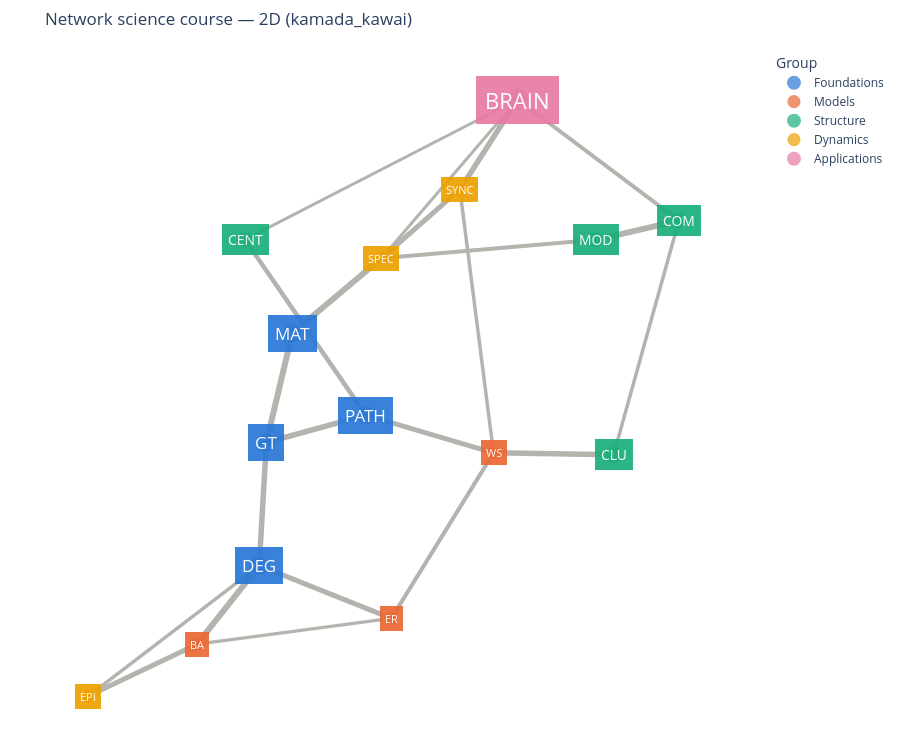
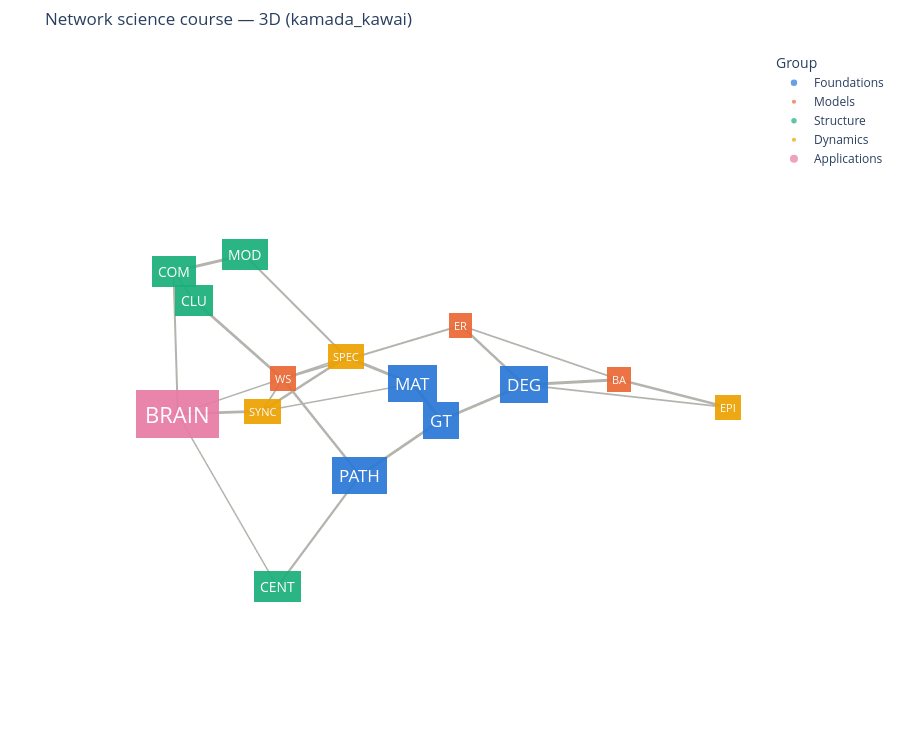

These figures' notebook cell, in order:
### Code cell
# ================= CELL 4 — BUILD EVERYTHING =================
os.makedirs(OUT_DIR, exist_ok=True)
G = build_graph(NODES, EDGES)
cmap = group_colors(G)
pos2, pos3 = compute_layout(G, 2), compute_layout(G, 3)
print(f"{G.number_of_nodes()} nodes, {G.number_of_edges()} edges, "
      f"{nx.number_connected_components(G)} component(s)")
print(f"Layout fit r(target, drawn distance):  2D = {layout_fit(G, pos2):.3f}   3D = {layout_fit(G, pos3):.3f}")

# 1) pyvis 2D (live physics)
f_pv = pyvis_2d(G, pos2, cmap, os.path.join(OUT_DIR, "network_pyvis_2d.html"))
display(IFrame(f_pv, width="100%", height=PLOT_HEIGHT + 30))

# 2) Plotly 2D
fig2 = plotly_fig(G, pos2, cmap, 2)
fig2.write_html(os.path.join(OUT_DIR, "network_plotly_2d.html"), include_plotlyjs=True)
fig2.show()

# 3) Plotly 3D
fig3 = plotly_fig(G, pos3, cmap, 3)
fig3.write_html(os.path.join(OUT_DIR, "network_plotly_3d.html"), include_plotlyjs=True)
fig3.show()
print("Saved to", os.path.abspath(OUT_DIR))

### Figure 1 — Plotly figure (JSON) as saved in the notebook; plotly's stock layout.template omitted (floating-point values rounded to 4 significant figures)
{"data": [{"hoverinfo": "skip", "line": {"color": "#b4b4ae", "width": 6}, "mode": "lines", "showlegend": false, "type": "scatter", "x": [-0.4051, -0.32], "y": [-0.168, 0.1906]}, {"hoverinfo": "skip", "line": {"color": "#b4b4ae", "width": 5.5}, "mode": "lines", "showlegend": false, "type": "scatter", "x": [-0.4051, -0.4284], "y": [-0.168, -0.5721]}, {"hoverinfo": "skip", "line": {"color": "#b4b4ae", "width": 5.5}, "mode": "lines", "showlegend": false, "type": "scatter", "x": [-0.4051, -0.07845], "y": [-0.168, -0.07813]}, {"hoverinfo": "skip", "line": {"color": "#b4b4ae", "width": 6}, "mode": "lines", "showlegend": false, "type": "scatter", "x": [-0.32, -0.02725], "y": [0.1906, 0.4367]}, {"hoverinfo": "skip", "line": {"color": "#b4b4ae", "width": 3}, "mode": "lines", "showlegend": false, "type": "scatter", "x": [-0.32, 0.2301], "y": [0.1906, 0.6627]}, {"hoverinfo": "skip", "line": {"color": "#b4b4ae", "width": 5}, "mode": "lines", "showlegend": false, "type": "scatter", "x": [-0.4284, 0.005091], "y": [-0.5721, -0.7452]}, {"hoverinfo": "skip", "line": {"color": "#b4b4ae", "width": 6}, "mode": "lines", "showlegend": false, "type": "scatter", "x": [-0.4284, -0.6325], "y": [-0.5721, -0.8297]}, {"hoverinfo": "skip", "line": {"color": "#b4b4ae", "width": 3.5}, "mode": "lines", "showlegend": false, "type": "scatter", "x": [-0.4284, -0.9892], "y": [-0.5721, -1.0]}, {"hoverinfo": "skip", "line": {"color": "#b4b4ae", "width": 5}, "mode": "lines", "showlegend": false, "type": "scatter", "x": [-0.07845, 0.3405], "y": [-0.07813, -0.2019]}, {"hoverinfo": "skip", "line": {"color": "#b4b4ae", "width": 4.5}, "mode": "lines", "showlegend": false, "type": "scatter", "x": [-0.07845, -0.4749], "y": [-0.07813, 0.4978]}, {"hoverinfo": "skip", "line": {"color": "#b4b4ae", "width": 4}, "mode": "lines", "showlegend": false, "type": "scatter", "x": [0.005091, 0.3405], "y": [-0.7452, -0.2019]}, {"hoverinfo": "skip", "line": {"color": "#b4b4ae", "width": 3.5}, "mode": "lines", "showlegend": false, "type": "scatter", "x": [0.005091, -0.6325], "y": [-0.7452, -0.8297]}, {"hoverinfo": "skip", "line": {"color": "#b4b4ae", "width": 5.5}, "mode": "lines", "showlegend": false, "type": "scatter", "x": [0.3405, 0.7346], "y": [-0.2019, -0.2082]}, {"hoverinfo": "skip", "line": {"color": "#b4b4ae", "width": 3.5}, "mode": "lines", "showlegend": false, "type": "scatter", "x": [0.3405, 0.2301], "y": [-0.2019, 0.6627]}, {"hoverinfo": "skip", "line": {"color": "#b4b4ae", "width": 5}, "mode": "lines", "showlegend": false, "type": "scatter", "x": [-0.6325, -0.9892], "y": [-0.8297, -1.0]}, {"hoverinfo": "skip", "line": {"color": "#b4b4ae", "width": 3}, "mode": "lines", "showlegend": false, "type": "scatter", "x": [-0.4749, 0.4197], "y": [0.4978, 0.9578]}, {"hoverinfo": "skip", "line": {"color": "#b4b4ae", "width": 3.5}, "mode": "lines", "showlegend": false, "type": "scatter", "x": [0.7346, 0.949], "y": [-0.2082, 0.5604]}, {"hoverinfo": "skip", "line": {"color": "#b4b4ae", "width": 6}, "mode": "lines", "showlegend": false, "type": "scatter", "x": [0.949, 0.6768], "y": [0.5604, 0.4972]}, {"hoverinfo": "skip", "line": {"color": "#b4b4ae", "width": 4}, "mode": "lines", "showlegend": false, "type": "scatter", "x": [0.949, 0.4197], "y": [0.5604, 0.9578]}, {"hoverinfo": "skip", "line": {"color": "#b4b4ae", "width": 4}, "mode": "lines", "showlegend": false, "type": "scatter", "x": [0.6768, -0.02725], "y": [0.4972, 0.4367]}, {"hoverinfo": "skip", "line": {"color": "#b4b4ae", "width": 5}, "mode": "lines", "showlegend": false, "type": "scatter", "x": [-0.02725, 0.2301], "y": [0.4367, 0.6627]}, {"hoverinfo": "skip", "line": {"color": "#b4b4ae", "width": 3}, "mode": "lines", "showlegend": false, "type": "scatter", "x": [-0.02725, 0.4197], "y": [0.4367, 0.9578]}, {"hoverinfo": "skip", "line": {"color": "#b4b4ae", "width": 5.5}, "mode": "lines", "showlegend": false, "type": "scatter", "x": [0.2301, 0.4197], "y": [0.6627, 0.9578]}, {"hoverinfo": "text", "hovertext": ["Graph theory basics — Adjacency & Laplacian<br>weight 1", "Graph theory basics — Degree distributions<br>weight 0.9", "Graph theory basics — Paths & distances<br>weight 0.9", "Adjacency & Laplacian — Spectral graph analysis<br>weight 1", "Adjacency & Laplacian — Synchronisation (Kuramoto)<br>weight 0.4", "Degree distributions — Erdős–Rényi random graphs<br>weight 0.8", "Degree distributions — Scale-free networks<br>weight 1", "Degree distributions — Epidemic spreading<br>weight 0.5", "Paths & distances — Small-world networks<br>weight 0.8", "Paths & distances — Centrality measures<br>weight 0.7", "Erdős–Rényi random graphs — Small-world networks<br>weight 0.6", "Erdős–Rényi random graphs — Scale-free networks<br>weight 0.5", "Small-world networks — Clustering coefficient<br>weight 0.9", "Small-world networks — Synchronisation (Kuramoto)<br>weight 0.5", "Scale-free networks — Epidemic spreading<br>weight 0.8", "Centrality measures — Brain networks from EEG<br>weight 0.4", "Clustering coefficient — Community detection<br>weight 0.5", "Community detection — Modularity<br>weight 1", "Community detection — Brain networks from EEG<br>weight 0.6", "Modularity — Spectral graph analysis<br>weight 0.6", "Spectral graph analysis — Synchronisation (Kuramoto)<br>weight 0.8", "Spectral graph analysis — Brain networks from EEG<br>weight 0.4", "Synchronisation (Kuramoto) — Brain networks from EEG<br>weight 0.9"], "marker": {"opacity": 0, "size": 8}, "mode": "markers", "showlegend": false, "type": "scatter", "x": [-0.3626, -0.4168, -0.2418, -0.1736, -0.04495, -0.2117, -0.5304, -0.7088, 0.131, -0.2767, 0.1728, -0.3137, 0.5375, 0.2853, -0.8108, -0.0276, 0.8418, 0.8129, 0.6844, 0.3248, 0.1014, 0.1962, 0.3249], "y": [0.01131, -0.37, -0.1231, 0.3137, 0.4266, -0.6586, -0.7009, -0.7861, -0.14, 0.2098, -0.4736, -0.7874, -0.2051, 0.2304, -0.9148, 0.7278, 0.1761, 0.5288, 0.7591, 0.467, 0.5497, 0.6973, 0.8103]}, {"hoverinfo": "text", "hovertext": ["<b>Graph theory basics</b><br>ID: GT<br>Group: Foundations<br>Importance: 3<br>Degree: 3   Strength: 2.80", "<b>Adjacency & Laplacian</b><br>ID: MAT<br>Group: Foundations<br>Importance: 3<br>Degree: 3   Strength: 2.40", "<b>Degree distributions</b><br>ID: DEG<br>Group: Foundations<br>Importance: 3<br>Degree: 4   Strength: 3.20", "<b>Paths & distances</b><br>ID: PATH<br>Group: Foundations<br>Importance: 3<br>Degree: 3   Strength: 2.40"], "marker": {"color": "#2a78d6", "line": {"color": "white", "width": 2}, "size": [20.39, 20.39, 20.39, 20.39]}, "mode": "markers", "name": "Foundations", "type": "scatter", "x": [-0.4051, -0.32, -0.4284, -0.07845], "y": [-0.168, 0.1906, -0.5721, -0.07813]}, {"hoverinfo": "text", "hovertext": ["<b>Erdős–Rényi random graphs</b><br>ID: ER<br>Group: Models<br>Importance: 1<br>Degree: 3   Strength: 1.90", "<b>Small-world networks</b><br>ID: WS<br>Group: Models<br>Importance: 1<br>Degree: 4   Strength: 2.80", "<b>Scale-free networks</b><br>ID: BA<br>Group: Models<br>Importance: 1<br>Degree: 3   Strength: 2.30"], "marker": {"color": "#eb6834", "line": {"color": "white", "width": 2}, "size": [15.16, 15.16, 15.16]}, "mode": "markers", "name": "Models", "type": "scatter", "x": [0.005091, 0.3405, -0.6325], "y": [-0.7452, -0.2019, -0.8297]}, {"hoverinfo": "text", "hovertext": ["<b>Centrality measures</b><br>ID: CENT<br>Group: Structure<br>Importance: 2<br>Degree: 2   Strength: 1.10", "<b>Clustering coefficient</b><br>ID: CLU<br>Group: Structure<br>Importance: 2<br>Degree: 2   Strength: 1.40", "<b>Community detection</b><br>ID: COM<br>Group: Structure<br>Importance: 2<br>Degree: 3   Strength: 2.10", "<b>Modularity</b><br>ID: MOD<br>Group: Structure<br>Importance: 2<br>Degree: 2   Strength: 1.60"], "marker": {"color": "#1baf7a", "line": {"color": "white", "width": 2}, "size": [18.12, 18.12, 18.12, 18.12]}, "mode": "markers", "name": "Structure", "type": "scatter", "x": [-0.4749, 0.7346, 0.949, 0.6768], "y": [0.4978, -0.2082, 0.5604, 0.4972]}, {"hoverinfo": "text", "hovertext": ["<b>Spectral graph analysis</b><br>ID: SPEC<br>Group: Dynamics<br>Importance: 1<br>Degree: 4   Strength: 2.80", "<b>Synchronisation (Kuramoto)</b><br>ID: SYNC<br>Group: Dynamics<br>Importance: 1<br>Degree: 4   Strength: 2.60", "<b>Epidemic spreading</b><br>ID: EPI<br>Group: Dynamics<br>Importance: 1<br>Degree: 2   Strength: 1.30"], "marker": {"color": "#eda100", "line": {"color": "white", "width": 2}, "size": [15.16, 15.16, 15.16]}, "mode": "markers", "name": "Dynamics", "type": "scatter", "x": [-0.02725, 0.2301, -0.9892], "y": [0.4367, 0.6627, -1.0]}, {"hoverinfo": "text", "hovertext": ["<b>Brain networks from EEG</b><br>ID: BRAIN<br>Group: Applications<br>Importance: 5<br>Degree: 4   Strength: 2.30"], "marker": {"color": "#e87ba4", "line": {"color": "white", "width": 2}, "size": [24]}, "mode": "markers", "name": "Applications", "type": "scatter", "x": [0.4197], "y": [0.9578]}], "layout": {"annotations": [{"bgcolor": "#2a78d6", "bordercolor": "#2a78d6", "borderpad": 6, "font": {"color": "white", "size": 17}, "hoverlabel": {"bgcolor": "#2a78d6", "font": {"color": "white"}}, "hovertext": "<b>Graph theory basics</b><br>ID: GT<br>Group: Foundations<br>Importance: 3<br>Degree: 3   Strength: 2.80", "opacity": 0.92, "showarrow": false, "text": "GT", "x": -0.4051, "y": -0.168}, {"bgcolor": "#2a78d6", "bordercolor": "#2a78d6", "borderpad": 6, "font": {"color": "white", "size": 17}, "hoverlabel": {"bgcolor": "#2a78d6", "font": {"color": "white"}}, "hovertext": "<b>Adjacency & Laplacian</b><br>ID: MAT<br>Group: Foundations<br>Importance: 3<br>Degree: 3   Strength: 2.40", "opacity": 0.92, "showarrow": false, "text": "MAT", "x": -0.32, "y": 0.1906}, {"bgcolor": "#2a78d6", "bordercolor": "#2a78d6", "borderpad": 6, "font": {"color": "white", "size": 17}, "hoverlabel": {"bgcolor": "#2a78d6", "font": {"color": "white"}}, "hovertext": "<b>Degree distributions</b><br>ID: DEG<br>Group: Foundations<br>Importance: 3<br>Degree: 4   Strength: 3.20", "opacity": 0.92, "showarrow": false, "text": "DEG", "x": -0.4284, "y": -0.5721}, {"bgcolor": "#2a78d6", "bordercolor": "#2a78d6", "borderpad": 6, "font": {"color": "white", "size": 17}, "hoverlabel": {"bgcolor": "#2a78d6", "font": {"color": "white"}}, "hovertext": "<b>Paths & distances</b><br>ID: PATH<br>Group: Foundations<br>Importance: 3<br>Degree: 3   Strength: 2.40", "opacity": 0.92, "showarrow": false, "text": "PATH", "x": -0.07845, "y": -0.07813}, {"bgcolor": "#eb6834", "bordercolor": "#eb6834", "borderpad": 4, "font": {"color": "white", "size": 11}, "hoverlabel": {"bgcolor": "#eb6834", "font": {"color": "white"}}, "hovertext": "<b>Erdős–Rényi random graphs</b><br>ID: ER<br>Group: Models<br>Importance: 1<br>Degree: 3   Strength: 1.90", "opacity": 0.92, "showarrow": false, "text": "ER", "x": 0.005091, "y": -0.7452}, {"bgcolor": "#eb6834", "bordercolor": "#eb6834", "borderpad": 4, "font": {"color": "white", "size": 11}, "hoverlabel": {"bgcolor": "#eb6834", "font": {"color": "white"}}, "hovertext": "<b>Small-world networks</b><br>ID: WS<br>Group: Models<br>Importance: 1<br>Degree: 4   Strength: 2.80", "opacity": 0.92, "showarrow": false, "text": "WS", "x": 0.3405, "y": -0.2019}, {"bgcolor": "#eb6834", "bordercolor": "#eb6834", "borderpad": 4, "font": {"color": "white", "size": 11}, "hoverlabel": {"bgcolor": "#eb6834", "font": {"color": "white"}}, "hovertext": "<b>Scale-free networks</b><br>ID: BA<br>Group: Models<br>Importance: 1<br>Degree: 3   Strength: 2.30", "opacity": 0.92, "showarrow": false, "text": "BA", "x": -0.6325, "y": -0.8297}, {"bgcolor": "#1baf7a", "bordercolor": "#1baf7a", "borderpad": 5, "font": {"color": "white", "size": 13.9}, "hoverlabel": {"bgcolor": "#1baf7a", "font": {"color": "white"}}, "hovertext": "<b>Centrality measures</b><br>ID: CENT<br>Group: Structure<br>Importance: 2<br>Degree: 2   Strength: 1.10", "opacity": 0.92, "showarrow": false, "text": "CENT", "x": -0.4749, "y": 0.4978}, {"bgcolor": "#1baf7a", "bordercolor": "#1baf7a", "borderpad": 5, "font": {"color": "white", "size": 13.9}, "hoverlabel": {"bgcolor": "#1baf7a", "font": {"color": "white"}}, "hovertext": "<b>Clustering coefficient</b><br>ID: CLU<br>Group: Structure<br>Importance: 2<br>Degree: 2   Strength: 1.40", "opacity": 0.92, "showarrow": false, "text": "CLU", "x": 0.7346, "y": -0.2082}, {"bgcolor": "#1baf7a", "bordercolor": "#1baf7a", "borderpad": 5, "font": {"color": "white", "size": 13.9}, "hoverlabel": {"bgcolor": "#1baf7a", "font": {"color": "white"}}, "hovertext": "<b>Community detection</b><br>ID: COM<br>Group: Structure<br>Importance: 2<br>Degree: 3   Strength: 2.10", "opacity": 0.92, "showarrow": false, "text": "COM", "x": 0.949, "y": 0.5604}, {"bgcolor": "#1baf7a", "bordercolor": "#1baf7a", "borderpad": 5, "font": {"color": "white", "size": 13.9}, "hoverlabel": {"bgcolor": "#1baf7a", "font": {"color": "white"}}, "hovertext": "<b>Modularity</b><br>ID: MOD<br>Group: Structure<br>Importance: 2<br>Degree: 2   Strength: 1.60", "opacity": 0.92, "showarrow": false, "text": "MOD", "x": 0.6768, "y": 0.4972}, {"bgcolor": "#eda100", "bordercolor": "#eda100", "borderpad": 4, "font": {"color": "white", "size": 11}, "hoverlabel": {"bgcolor": "#eda100", "font": {"color": "white"}}, "hovertext": "<b>Spectral graph analysis</b><br>ID: SPEC<br>Group: Dynamics<br>Importance: 1<br>Degree: 4   Strength: 2.80", "opacity": 0.92, "showarrow": false, "text": "SPEC", "x": -0.02725, "y": 0.4367}, {"bgcolor": "#eda100", "bordercolor": "#eda100", "borderpad": 4, "font": {"color": "white", "size": 11}, "hoverlabel": {"bgcolor": "#eda100", "font": {"color": "white"}}, "hovertext": "<b>Synchronisation (Kuramoto)</b><br>ID: SYNC<br>Group: Dynamics<br>Importance: 1<br>Degree: 4   Strength: 2.60", "opacity": 0.92, "showarrow": false, "text": "SYNC", "x": 0.2301, "y": 0.6627}, {"bgcolor": "#eda100", "bordercolor": "#eda100", "borderpad": 4, "font": {"color": "white", "size": 11}, "hoverlabel": {"bgcolor": "#eda100", "font": {"color": "white"}}, "hovertext": "<b>Epidemic spreading</b><br>ID: EPI<br>Group: Dynamics<br>Importance: 1<br>Degree: 2   Strength: 1.30", "opacity": 0.92, "showarrow": false, "text": "EPI", "x": -0.9892, "y": -1}, {"bgcolor": "#e87ba4", "bordercolor": "#e87ba4", "borderpad": 8, "font": {"color": "white", "size": 22}, "hoverlabel": {"bgcolor": "#e87ba4", "font": {"color": "white"}}, "hovertext": "<b>Brain networks from EEG</b><br>ID: BRAIN<br>Group: Applications<br>Importance: 5<br>Degree: 4   Strength: 2.30", "opacity": 0.92, "showarrow": false, "text": "BRAIN", "x": 0.4197, "y": 0.9578}], "height": 750, "hovermode": "closest", "legend": {"title": {"text": "Group"}}, "margin": {"b": 10, "l": 10, "r": 10, "t": 50}, "title": {"text": "Network science course — 2D (kamada_kawai)"}, "xaxis": {"visible": false}, "yaxis": {"scaleanchor": "x", "visible": false}}}

### Figure 2 — Plotly figure (JSON) as saved in the notebook; plotly's stock layout.template omitted (floating-point values rounded to 4 significant figures)
{"data": [{"hoverinfo": "skip", "line": {"color": "#b4b4ae", "width": 6}, "mode": "lines", "showlegend": false, "type": "scatter3d", "x": [-0.1563, -0.3159], "y": [0.2409, -0.04075], "z": [-0.1167, -0.1816]}, {"hoverinfo": "skip", "line": {"color": "#b4b4ae", "width": 5.5}, "mode": "lines", "showlegend": false, "type": "scatter3d", "x": [-0.1563, -0.2416], "y": [0.2409, 0.5001], "z": [-0.1167, 0.1138]}, {"hoverinfo": "skip", "line": {"color": "#b4b4ae", "width": 5.5}, "mode": "lines", "showlegend": false, "type": "scatter3d", "x": [-0.1563, 0.2197], "y": [0.2409, 0.2363], "z": [-0.1167, -0.1365]}, {"hoverinfo": "skip", "line": {"color": "#b4b4ae", "width": 6}, "mode": "lines", "showlegend": false, "type": "scatter3d", "x": [-0.3159, -0.2716], "y": [-0.04075, -0.358], "z": [-0.1816, -0.1858]}, {"hoverinfo": "skip", "line": {"color": "#b4b4ae", "width": 3}, "mode": "lines", "showlegend": false, "type": "scatter3d", "x": [-0.3159, 0.08899], "y": [-0.04075, -0.4488], "z": [-0.1816, -0.3104]}, {"hoverinfo": "skip", "line": {"color": "#b4b4ae", "width": 5}, "mode": "lines", "showlegend": false, "type": "scatter3d", "x": [-0.2416, 0.01999], "y": [0.5001, 0.4444], "z": [0.1138, 0.4128]}, {"hoverinfo": "skip", "line": {"color": "#b4b4ae", "width": 6}, "mode": "lines", "showlegend": false, "type": "scatter3d", "x": [-0.2416, -0.3911], "y": [0.5001, 0.7353], "z": [0.1138, 0.1743]}, {"hoverinfo": "skip", "line": {"color": "#b4b4ae", "width": 3.5}, "mode": "lines", "showlegend": false, "type": "scatter3d", "x": [-0.2416, -0.5932], "y": [0.5001, 1.0], "z": [0.1138, 0.1029]}, {"hoverinfo": "skip", "line": {"color": "#b4b4ae", "width": 5}, "mode": "lines", "showlegend": false, "type": "scatter3d", "x": [0.2197, 0.3331], "y": [0.2363, 0.02905], "z": [-0.1365, 0.1855]}, {"hoverinfo": "skip", "line": {"color": "#b4b4ae", "width": 4.5}, "mode": "lines", "showlegend": false, "type": "scatter3d", "x": [0.2197, 0.5263], "y": [0.2363, 0.1658], "z": [-0.1365, -0.4624]}, {"hoverinfo": "skip", "line": {"color": "#b4b4ae", "width": 4}, "mode": "lines", "showlegend": false, "type": "scatter3d", "x": [0.01999, 0.3331], "y": [0.4444, 0.02905], "z": [0.4128, 0.1855]}, {"hoverinfo": "skip", "line": {"color": "#b4b4ae", "width": 3.5}, "mode": "lines", "showlegend": false, "type": "scatter3d", "x": [0.01999, -0.3911], "y": [0.4444, 0.7353], "z": [0.4128, 0.1743]}, {"hoverinfo": "skip", "line": {"color": "#b4b4ae", "width": 5.5}, "mode": "lines", "showlegend": false, "type": "scatter3d", "x": [0.3331, 0.4426], "y": [0.02905, -0.223], "z": [0.1855, 0.3957]}, {"hoverinfo": "skip", "line": {"color": "#b4b4ae", "width": 3.5}, "mode": "lines", "showlegend": false, "type": "scatter3d", "x": [0.3331, 0.08899], "y": [0.02905, -0.4488], "z": [0.1855, -0.3104]}, {"hoverinfo": "skip", "line": {"color": "#b4b4ae", "width": 5}, "mode": "lines", "showlegend": false, "type": "scatter3d", "x": [-0.3911, -0.5932], "y": [0.7353, 1.0], "z": [0.1743, 0.1029]}, {"hoverinfo": "skip", "line": {"color": "#b4b4ae", "width": 3}, "mode": "lines", "showlegend": false, "type": "scatter3d", "x": [0.5263, 0.3233], "y": [0.1658, -0.6699], "z": [-0.4624, -0.3168]}, {"hoverinfo": "skip", "line": {"color": "#b4b4ae", "width": 3.5}, "mode": "lines", "showlegend": false, "type": "scatter3d", "x": [0.4426, 0.1626], "y": [-0.223, -0.8146], "z": [0.3957, 0.1785]}, {"hoverinfo": "skip", "line": {"color": "#b4b4ae", "width": 6}, "mode": "lines", "showlegend": false, "type": "scatter3d", "x": [0.1626, -0.147], "y": [-0.8146, -0.7967], "z": [0.1785, 0.1467]}, {"hoverinfo": "skip", "line": {"color": "#b4b4ae", "width": 4}, "mode": "lines", "showlegend": false, "type": "scatter3d", "x": [0.1626, 0.3233], "y": [-0.8146, -0.6699], "z": [0.1785, -0.3168]}, {"hoverinfo": "skip", "line": {"color": "#b4b4ae", "width": 4}, "mode": "lines", "showlegend": false, "type": "scatter3d", "x": [-0.147, -0.2716], "y": [-0.7967, -0.358], "z": [0.1467, -0.1858]}, {"hoverinfo": "skip", "line": {"color": "#b4b4ae", "width": 5}, "mode": "lines", "showlegend": false, "type": "scatter3d", "x": [-0.2716, 0.08899], "y": [-0.358, -0.4488], "z": [-0.1858, -0.3104]}, {"hoverinfo": "skip", "line": {"color": "#b4b4ae", "width": 3}, "mode": "lines", "showlegend": false, "type": "scatter3d", "x": [-0.2716, 0.3233], "y": [-0.358, -0.6699], "z": [-0.1858, -0.3168]}, {"hoverinfo": "skip", "line": {"color": "#b4b4ae", "width": 5.5}, "mode": "lines", "showlegend": false, "type": "scatter3d", "x": [0.08899, 0.3233], "y": [-0.4488, -0.6699], "z": [-0.3104, -0.3168]}, {"hoverinfo": "text", "hovertext": ["Graph theory basics — Adjacency & Laplacian<br>weight 1", "Graph theory basics — Degree distributions<br>weight 0.9", "Graph theory basics — Paths & distances<br>weight 0.9", "Adjacency & Laplacian — Spectral graph analysis<br>weight 1", "Adjacency & Laplacian — Synchronisation (Kuramoto)<br>weight 0.4", "Degree distributions — Erdős–Rényi random graphs<br>weight 0.8", "Degree distributions — Scale-free networks<br>weight 1", "Degree distributions — Epidemic spreading<br>weight 0.5", "Paths & distances — Small-world networks<br>weight 0.8", "Paths & distances — Centrality measures<br>weight 0.7", "Erdős–Rényi random graphs — Small-world networks<br>weight 0.6", "Erdős–Rényi random graphs — Scale-free networks<br>weight 0.5", "Small-world networks — Clustering coefficient<br>weight 0.9", "Small-world networks — Synchronisation (Kuramoto)<br>weight 0.5", "Scale-free networks — Epidemic spreading<br>weight 0.8", "Centrality measures — Brain networks from EEG<br>weight 0.4", "Clustering coefficient — Community detection<br>weight 0.5", "Community detection — Modularity<br>weight 1", "Community detection — Brain networks from EEG<br>weight 0.6", "Modularity — Spectral graph analysis<br>weight 0.6", "Spectral graph analysis — Synchronisation (Kuramoto)<br>weight 0.8", "Spectral graph analysis — Brain networks from EEG<br>weight 0.4", "Synchronisation (Kuramoto) — Brain networks from EEG<br>weight 0.9"], "marker": {"opacity": 0, "size": 4}, "mode": "markers", "showlegend": false, "type": "scatter3d", "x": [-0.2361, -0.199, 0.03167, -0.2938, -0.1134, -0.1108, -0.3163, -0.4174, 0.2764, 0.373, 0.1766, -0.1855, 0.3879, 0.2111, -0.4921, 0.4248, 0.3026, 0.007827, 0.243, -0.2093, -0.09133, 0.02582, 0.2061], "y": [0.1001, 0.3705, 0.2386, -0.1994, -0.2448, 0.4722, 0.6177, 0.75, 0.1327, 0.2011, 0.2367, 0.5898, -0.09699, -0.2099, 0.8676, -0.2521, -0.5188, -0.8057, -0.7423, -0.5773, -0.4034, -0.514, -0.5594], "z": [-0.1491, -0.00142, -0.1266, -0.1837, -0.246, 0.2633, 0.1441, 0.1083, 0.0245, -0.2995, 0.2991, 0.2935, 0.2906, -0.06244, 0.1386, -0.3896, 0.2871, 0.1626, -0.06913, -0.01957, -0.2481, -0.2513, -0.3136]}, {"hoverinfo": "text", "hovertext": ["<b>Graph theory basics</b><br>ID: GT<br>Group: Foundations<br>Importance: 3<br>Degree: 3   Strength: 2.80", "<b>Adjacency & Laplacian</b><br>ID: MAT<br>Group: Foundations<br>Importance: 3<br>Degree: 3   Strength: 2.40", "<b>Degree distributions</b><br>ID: DEG<br>Group: Foundations<br>Importance: 3<br>Degree: 4   Strength: 3.20", "<b>Paths & distances</b><br>ID: PATH<br>Group: Foundations<br>Importance: 3<br>Degree: 3   Strength: 2.40"], "marker": {"color": "#2a78d6", "line": {"color": "white", "width": 2}, "size": [8.422, 8.422, 8.422, 8.422]}, "mode": "markers", "name": "Foundations", "type": "scatter3d", "x": [-0.1563, -0.3159, -0.2416, 0.2197], "y": [0.2409, -0.04075, 0.5001, 0.2363], "z": [-0.1167, -0.1816, 0.1138, -0.1365]}, {"hoverinfo": "text", "hovertext": ["<b>Erdős–Rényi random graphs</b><br>ID: ER<br>Group: Models<br>Importance: 1<br>Degree: 3   Strength: 1.90", "<b>Small-world networks</b><br>ID: WS<br>Group: Models<br>Importance: 1<br>Degree: 4   Strength: 2.80", "<b>Scale-free networks</b><br>ID: BA<br>Group: Models<br>Importance: 1<br>Degree: 3   Strength: 2.30"], "marker": {"color": "#eb6834", "line": {"color": "white", "width": 2}, "size": [6.13, 6.13, 6.13]}, "mode": "markers", "name": "Models", "type": "scatter3d", "x": [0.01999, 0.3331, -0.3911], "y": [0.4444, 0.02905, 0.7353], "z": [0.4128, 0.1855, 0.1743]}, {"hoverinfo": "text", "hovertext": ["<b>Centrality measures</b><br>ID: CENT<br>Group: Structure<br>Importance: 2<br>Degree: 2   Strength: 1.10", "<b>Clustering coefficient</b><br>ID: CLU<br>Group: Structure<br>Importance: 2<br>Degree: 2   Strength: 1.40", "<b>Community detection</b><br>ID: COM<br>Group: Structure<br>Importance: 2<br>Degree: 3   Strength: 2.10", "<b>Modularity</b><br>ID: MOD<br>Group: Structure<br>Importance: 2<br>Degree: 2   Strength: 1.60"], "marker": {"color": "#1baf7a", "line": {"color": "white", "width": 2}, "size": [7.427, 7.427, 7.427, 7.427]}, "mode": "markers", "name": "Structure", "type": "scatter3d", "x": [0.5263, 0.4426, 0.1626, -0.147], "y": [0.1658, -0.223, -0.8146, -0.7967], "z": [-0.4624, 0.3957, 0.1785, 0.1467]}, {"hoverinfo": "text", "hovertext": ["<b>Spectral graph analysis</b><br>ID: SPEC<br>Group: Dynamics<br>Importance: 1<br>Degree: 4   Strength: 2.80", "<b>Synchronisation (Kuramoto)</b><br>ID: SYNC<br>Group: Dynamics<br>Importance: 1<br>Degree: 4   Strength: 2.60", "<b>Epidemic spreading</b><br>ID: EPI<br>Group: Dynamics<br>Importance: 1<br>Degree: 2   Strength: 1.30"], "marker": {"color": "#eda100", "line": {"color": "white", "width": 2}, "size": [6.13, 6.13, 6.13]}, "mode": "markers", "name": "Dynamics", "type": "scatter3d", "x": [-0.2716, 0.08899, -0.5932], "y": [-0.358, -0.4488, 1.0], "z": [-0.1858, -0.3104, 0.1029]}, {"hoverinfo": "text", "hovertext": ["<b>Brain networks from EEG</b><br>ID: BRAIN<br>Group: Applications<br>Importance: 5<br>Degree: 4   Strength: 2.30"], "marker": {"color": "#e87ba4", "line": {"color": "white", "width": 2}, "size": [10]}, "mode": "markers", "name": "Applications", "type": "scatter3d", "x": [0.3233], "y": [-0.6699], "z": [-0.3168]}], "layout": {"height": 750, "hovermode": "closest", "legend": {"title": {"text": "Group"}}, "margin": {"b": 10, "l": 10, "r": 10, "t": 50}, "scene": {"annotations": [{"bgcolor": "#2a78d6", "bordercolor": "#2a78d6", "borderpad": 6, "font": {"color": "white", "size": 17}, "hoverlabel": {"bgcolor": "#2a78d6", "font": {"color": "white"}}, "hovertext": "<b>Graph theory basics</b><br>ID: GT<br>Group: Foundations<br>Importance: 3<br>Degree: 3   Strength: 2.80", "opacity": 0.92, "showarrow": false, "text": "GT", "x": -0.1563, "y": 0.2409, "z": -0.1167}, {"bgcolor": "#2a78d6", "bordercolor": "#2a78d6", "borderpad": 6, "font": {"color": "white", "size": 17}, "hoverlabel": {"bgcolor": "#2a78d6", "font": {"color": "white"}}, "hovertext": "<b>Adjacency & Laplacian</b><br>ID: MAT<br>Group: Foundations<br>Importance: 3<br>Degree: 3   Strength: 2.40", "opacity": 0.92, "showarrow": false, "text": "MAT", "x": -0.3159, "y": -0.04075, "z": -0.1816}, {"bgcolor": "#2a78d6", "bordercolor": "#2a78d6", "borderpad": 6, "font": {"color": "white", "size": 17}, "hoverlabel": {"bgcolor": "#2a78d6", "font": {"color": "white"}}, "hovertext": "<b>Degree distributions</b><br>ID: DEG<br>Group: Foundations<br>Importance: 3<br>Degree: 4   Strength: 3.20", "opacity": 0.92, "showarrow": false, "text": "DEG", "x": -0.2416, "y": 0.5001, "z": 0.1138}, {"bgcolor": "#2a78d6", "bordercolor": "#2a78d6", "borderpad": 6, "font": {"color": "white", "size": 17}, "hoverlabel": {"bgcolor": "#2a78d6", "font": {"color": "white"}}, "hovertext": "<b>Paths & distances</b><br>ID: PATH<br>Group: Foundations<br>Importance: 3<br>Degree: 3   Strength: 2.40", "opacity": 0.92, "showarrow": false, "text": "PATH", "x": 0.2197, "y": 0.2363, "z": -0.1365}, {"bgcolor": "#eb6834", "bordercolor": "#eb6834", "borderpad": 4, "font": {"color": "white", "size": 11}, "hoverlabel": {"bgcolor": "#eb6834", "font": {"color": "white"}}, "hovertext": "<b>Erdős–Rényi random graphs</b><br>ID: ER<br>Group: Models<br>Importance: 1<br>Degree: 3   Strength: 1.90", "opacity": 0.92, "showarrow": false, "text": "ER", "x": 0.01999, "y": 0.4444, "z": 0.4128}, {"bgcolor": "#eb6834", "bordercolor": "#eb6834", "borderpad": 4, "font": {"color": "white", "size": 11}, "hoverlabel": {"bgcolor": "#eb6834", "font": {"color": "white"}}, "hovertext": "<b>Small-world networks</b><br>ID: WS<br>Group: Models<br>Importance: 1<br>Degree: 4   Strength: 2.80", "opacity": 0.92, "showarrow": false, "text": "WS", "x": 0.3331, "y": 0.02905, "z": 0.1855}, {"bgcolor": "#eb6834", "bordercolor": "#eb6834", "borderpad": 4, "font": {"color": "white", "size": 11}, "hoverlabel": {"bgcolor": "#eb6834", "font": {"color": "white"}}, "hovertext": "<b>Scale-free networks</b><br>ID: BA<br>Group: Models<br>Importance: 1<br>Degree: 3   Strength: 2.30", "opacity": 0.92, "showarrow": false, "text": "BA", "x": -0.3911, "y": 0.7353, "z": 0.1743}, {"bgcolor": "#1baf7a", "bordercolor": "#1baf7a", "borderpad": 5, "font": {"color": "white", "size": 13.9}, "hoverlabel": {"bgcolor": "#1baf7a", "font": {"color": "white"}}, "hovertext": "<b>Centrality measures</b><br>ID: CENT<br>Group: Structure<br>Importance: 2<br>Degree: 2   Strength: 1.10", "opacity": 0.92, "showarrow": false, "text": "CENT", "x": 0.5263, "y": 0.1658, "z": -0.4624}, {"bgcolor": "#1baf7a", "bordercolor": "#1baf7a", "borderpad": 5, "font": {"color": "white", "size": 13.9}, "hoverlabel": {"bgcolor": "#1baf7a", "font": {"color": "white"}}, "hovertext": "<b>Clustering coefficient</b><br>ID: CLU<br>Group: Structure<br>Importance: 2<br>Degree: 2   Strength: 1.40", "opacity": 0.92, "showarrow": false, "text": "CLU", "x": 0.4426, "y": -0.223, "z": 0.3957}, {"bgcolor": "#1baf7a", "bordercolor": "#1baf7a", "borderpad": 5, "font": {"color": "white", "size": 13.9}, "hoverlabel": {"bgcolor": "#1baf7a", "font": {"color": "white"}}, "hovertext": "<b>Community detection</b><br>ID: COM<br>Group: Structure<br>Importance: 2<br>Degree: 3   Strength: 2.10", "opacity": 0.92, "showarrow": false, "text": "COM", "x": 0.1626, "y": -0.8146, "z": 0.1785}, {"bgcolor": "#1baf7a", "bordercolor": "#1baf7a", "borderpad": 5, "font": {"color": "white", "size": 13.9}, "hoverlabel": {"bgcolor": "#1baf7a", "font": {"color": "white"}}, "hovertext": "<b>Modularity</b><br>ID: MOD<br>Group: Structure<br>Importance: 2<br>Degree: 2   Strength: 1.60", "opacity": 0.92, "showarrow": false, "text": "MOD", "x": -0.147, "y": -0.7967, "z": 0.1467}, {"bgcolor": "#eda100", "bordercolor": "#eda100", "borderpad": 4, "font": {"color": "white", "size": 11}, "hoverlabel": {"bgcolor": "#eda100", "font": {"color": "white"}}, "hovertext": "<b>Spectral graph analysis</b><br>ID: SPEC<br>Group: Dynamics<br>Importance: 1<br>Degree: 4   Strength: 2.80", "opacity": 0.92, "showarrow": false, "text": "SPEC", "x": -0.2716, "y": -0.358, "z": -0.1858}, {"bgcolor": "#eda100", "bordercolor": "#eda100", "borderpad": 4, "font": {"color": "white", "size": 11}, "hoverlabel": {"bgcolor": "#eda100", "font": {"color": "white"}}, "hovertext": "<b>Synchronisation (Kuramoto)</b><br>ID: SYNC<br>Group: Dynamics<br>Importance: 1<br>Degree: 4   Strength: 2.60", "opacity": 0.92, "showarrow": false, "text": "SYNC", "x": 0.08899, "y": -0.4488, "z": -0.3104}, {"bgcolor": "#eda100", "bordercolor": "#eda100", "borderpad": 4, "font": {"color": "white", "size": 11}, "hoverlabel": {"bgcolor": "#eda100", "font": {"color": "white"}}, "hovertext": "<b>Epidemic spreading</b><br>ID: EPI<br>Group: Dynamics<br>Importance: 1<br>Degree: 2   Strength: 1.30", "opacity": 0.92, "showarrow": false, "text": "EPI", "x": -0.5932, "y": 1.0, "z": 0.1029}, {"bgcolor": "#e87ba4", "bordercolor": "#e87ba4", "borderpad": 8, "font": {"color": "white", "size": 22}, "hoverlabel": {"bgcolor": "#e87ba4", "font": {"color": "white"}}, "hovertext": "<b>Brain networks from EEG</b><br>ID: BRAIN<br>Group: Applications<br>Importance: 5<br>Degree: 4   Strength: 2.30", "opacity": 0.92, "showarrow": false, "text": "BRAIN", "x": 0.3233, "y": -0.6699, "z": -0.3168}], "aspectmode": "data", "xaxis": {"visible": false}, "yaxis": {"visible": false}, "zaxis": {"visible": false}}, "title": {"text": "Network science course — 3D (kamada_kawai)"}}}
